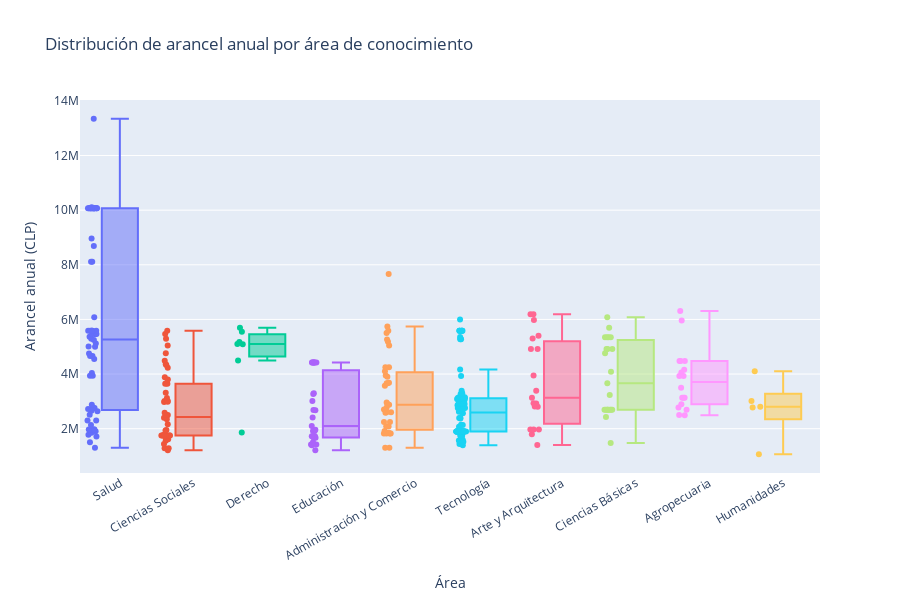

Write notebook code for a chart like this one.
### Markdown cell above
## 2. Distribución de arancel anual por área
Comparativa de costos para evaluar diferencias de precio entre áreas del conocimiento y su potencial impacto en la accesibilidad.

### Code cell
fig_box = px.box(
    los_rios,
    x='area_conocimiento',
    y='arancel_anual',
    color='area_conocimiento',
    points='all',
    title='Distribución de arancel anual por área de conocimiento',
    labels={'area_conocimiento': 'Área', 'arancel_anual': 'Arancel anual (CLP)'}
)
fig_box.update_layout(xaxis_tickangle=-30, height=600, showlegend=False)
fig_box

### Figure 1 — Plotly figure (JSON) as saved in the notebook; plotly's stock layout.template omitted (floating-point values rounded to 4 significant figures)
{"data": [{"alignmentgroup": "True", "boxpoints": "all", "hovertemplate": "Área=%{x}<br>Arancel anual (CLP)=%{y}<extra></extra>", "legendgroup": "Salud", "marker": {"color": "#636efa"}, "name": "Salud", "notched": false, "offsetgroup": "Salud", "orientation": "v", "showlegend": true, "type": "box", "x": ["Salud", "Salud", "Salud", "Salud", "Salud", "Salud", "Salud", "Salud", "Salud", "Salud", "Salud", "Salud", "Salud", "Salud", "Salud", "Salud", "Salud", "Salud", "Salud", "Salud", "Salud", "Salud", "Salud", "Salud", "Salud", "Salud", "Salud", "Salud", "Salud", "Salud", "Salud", "Salud", "Salud", "Salud", "Salud", "Salud", "Salud", "Salud", "Salud", "Salud", "Salud", "Salud", "Salud", "Salud", "Salud", "Salud", "Salud", "Salud", "Salud", "Salud", "Salud", "Salud", "Salud", "Salud", "Salud", "Salud", "Salud", "Salud", "Salud", "Salud", "Salud", "Salud", "Salud", "Salud", "Salud", "Salud", "Salud", "Salud"], "x0": " ", "xaxis": "x", "y": [5117000.0, 5244000.0, 5369000.0, 4749000.0, 1300000.0, 6075000.0, 5467000.0, 5467000.0, 8962000.0, 1781000.0, 4662000.0, 5290000.0, 5001000.0, 2879000.0, 5014000.0, 13350000.0, 4665000.0, 10110000.0, 5457000.0, 5588000.0, 5588000.0, 5588000.0, 8688000.0, 5588000.0, 5588000.0, 1500000.0, 3940000.0, 10070000.0, 4035000.0, 3940000.0, 10070000.0, 10070000.0, 10070000.0, 10070000.0, 10070000.0, 10070000.0, 10070000.0, 10070000.0, 10070000.0, 10070000.0, 10070000.0, 1905000.0, 10070000.0, 10070000.0, 10070000.0, 1852000.0, 10070000.0, 1717000.0, 4549000.0, 8113000.0, 8113000.0, 5588000.0, 2300000.0, 2139000.0, 2300000.0, 2738000.0, 2718000.0, 2756000.0, 2512000.0, 2775000.0, 2660000.0, 2637000.0, 2719000.0, 1970000.0, 1970000.0, 1970000.0, 1970000.0, 1970000.0], "y0": " ", "yaxis": "y"}, {"alignmentgroup": "True", "boxpoints": "all", "hovertemplate": "Área=%{x}<br>Arancel anual (CLP)=%{y}<extra></extra>", "legendgroup": "Ciencias Sociales", "marker": {"color": "#EF553B"}, "name": "Ciencias Sociales", "notched": false, "offsetgroup": "Ciencias Sociales", "orientation": "v", "showlegend": true, "type": "box", "x": ["Ciencias Sociales", "Ciencias Sociales", "Ciencias Sociales", "Ciencias Sociales", "Ciencias Sociales", "Ciencias Sociales", "Ciencias Sociales", "Ciencias Sociales", "Ciencias Sociales", "Ciencias Sociales", "Ciencias Sociales", "Ciencias Sociales", "Ciencias Sociales", "Ciencias Sociales", "Ciencias Sociales", "Ciencias Sociales", "Ciencias Sociales", "Ciencias Sociales", "Ciencias Sociales", "Ciencias Sociales", "Ciencias Sociales", "Ciencias Sociales", "Ciencias Sociales", "Ciencias Sociales", "Ciencias Sociales", "Ciencias Sociales", "Ciencias Sociales", "Ciencias Sociales", "Ciencias Sociales", "Ciencias Sociales", "Ciencias Sociales", "Ciencias Sociales", "Ciencias Sociales", "Ciencias Sociales", "Ciencias Sociales", "Ciencias Sociales", "Ciencias Sociales", "Ciencias Sociales", "Ciencias Sociales", "Ciencias Sociales", "Ciencias Sociales", "Ciencias Sociales", "Ciencias Sociales", "Ciencias Sociales", "Ciencias Sociales", "Ciencias Sociales", "Ciencias Sociales", "Ciencias Sociales", "Ciencias Sociales"], "x0": " ", "xaxis": "x", "y": [2980000.0, 5297000.0, 4358000.0, 3119000.0, 1952000.0, 5469000.0, 4233000.0, 1778000.0, 3645000.0, 4333000.0, 3664000.0, 3645000.0, 4764000.0, 5588000.0, 4491000.0, 2500000.0, 3317000.0, 5042000.0, 3885000.0, 3011000.0, 2166000.0, 2500000.0, 2350000.0, 1558000.0, 1442000.0, 1282000.0, 1282000.0, 1212000.0, 1930000.0, 3800000.0, 1700000.0, 3011000.0, 2989000.0, 1725000.0, 1610000.0, 1610000.0, 2580000.0, 2403000.0, 2403000.0, 2427000.0, 2427000.0, 1750000.0, 1750000.0, 1750000.0, 1750000.0, 1750000.0, 1750000.0, 1750000.0, 1750000.0], "y0": " ", "yaxis": "y"}, {"alignmentgroup": "True", "boxpoints": "all", "hovertemplate": "Área=%{x}<br>Arancel anual (CLP)=%{y}<extra></extra>", "legendgroup": "Derecho", "marker": {"color": "#00cc96"}, "name": "Derecho", "notched": false, "offsetgroup": "Derecho", "orientation": "v", "showlegend": true, "type": "box", "x": ["Derecho", "Derecho", "Derecho", "Derecho", "Derecho", "Derecho", "Derecho"], "x0": " ", "xaxis": "x", "y": [5171000.0, 5550000.0, 5695000.0, 5090000.0, 4500000.0, 5100000.0, 1857000.0], "y0": " ", "yaxis": "y"}, {"alignmentgroup": "True", "boxpoints": "all", "hovertemplate": "Área=%{x}<br>Arancel anual (CLP)=%{y}<extra></extra>", "legendgroup": "Educación", "marker": {"color": "#ab63fa"}, "name": "Educación", "notched": false, "offsetgroup": "Educación", "orientation": "v", "showlegend": true, "type": "box", "x": ["Educación", "Educación", "Educación", "Educación", "Educación", "Educación", "Educación", "Educación", "Educación", "Educación", "Educación", "Educación", "Educación", "Educación", "Educación", "Educación", "Educación", "Educación", "Educación", "Educación", "Educación", "Educación", "Educación", "Educación", "Educación", "Educación", "Educación"], "x0": " ", "xaxis": "x", "y": [2685000.0, 3268000.0, 2409000.0, 2674000.0, 3299000.0, 1920000.0, 4421000.0, 4421000.0, 4421000.0, 4421000.0, 3011000.0, 4421000.0, 4421000.0, 1398000.0, 1212000.0, 1420000.0, 1420000.0, 4421000.0, 1725000.0, 1725000.0, 1725000.0, 1667000.0, 1500000.0, 1667000.0, 2099000.0, 1965000.0, 1913000.0], "y0": " ", "yaxis": "y"}, {"alignmentgroup": "True", "boxpoints": "all", "hovertemplate": "Área=%{x}<br>Arancel anual (CLP)=%{y}<extra></extra>", "legendgroup": "Administración y Comercio", "marker": {"color": "#FFA15A"}, "name": "Administración y Comercio", "notched": false, "offsetgroup": "Administración y Comercio", "orientation": "v", "showlegend": true, "type": "box", "x": ["Administración y Comercio", "Administración y Comercio", "Administración y Comercio", "Administración y Comercio", "Administración y Comercio", "Administración y Comercio", "Administración y Comercio", "Administración y Comercio", "Administración y Comercio", "Administración y Comercio", "Administración y Comercio", "Administración y Comercio", "Administración y Comercio", "Administración y Comercio", "Administración y Comercio", "Administración y Comercio", "Administración y Comercio", "Administración y Comercio", "Administración y Comercio", "Administración y Comercio", "Administración y Comercio", "Administración y Comercio", "Administración y Comercio", "Administración y Comercio", "Administración y Comercio", "Administración y Comercio", "Administración y Comercio", "Administración y Comercio", "Administración y Comercio", "Administración y Comercio", "Administración y Comercio", "Administración y Comercio", "Administración y Comercio", "Administración y Comercio", "Administración y Comercio", "Administración y Comercio", "Administración y Comercio", "Administración y Comercio", "Administración y Comercio"], "x0": " ", "xaxis": "x", "y": [3680000.0, 5505000.0, 4100000.0, 7660000.0, 5745000.0, 5267000.0, 3950000.0, 4250000.0, 4250000.0, 5042000.0, 3571000.0, 1300000.0, 5588000.0, 2076000.0, 2958000.0, 5184000.0, 1300000.0, 2877000.0, 2877000.0, 3905000.0, 1840000.0, 1840000.0, 1917000.0, 1840000.0, 2246000.0, 2246000.0, 2093000.0, 2601000.0, 2601000.0, 2898000.0, 3663000.0, 3663000.0, 2705000.0, 2585000.0, 2765000.0, 1820000.0, 1820000.0, 1820000.0, 1820000.0], "y0": " ", "yaxis": "y"}, {"alignmentgroup": "True", "boxpoints": "all", "hovertemplate": "Área=%{x}<br>Arancel anual (CLP)=%{y}<extra></extra>", "legendgroup": "Tecnología", "marker": {"color": "#19d3f3"}, "name": "Tecnología", "notched": false, "offsetgroup": "Tecnología", "orientation": "v", "showlegend": true, "type": "box", "x": ["Tecnología", "Tecnología", "Tecnología", "Tecnología", "Tecnología", "Tecnología", "Tecnología", "Tecnología", "Tecnología", "Tecnología", "Tecnología", "Tecnología", "Tecnología", "Tecnología", "Tecnología", "Tecnología", "Tecnología", "Tecnología", "Tecnología", "Tecnología", "Tecnología", "Tecnología", "Tecnología", "Tecnología", "Tecnología", "Tecnología", "Tecnología", "Tecnología", "Tecnología", "Tecnología", "Tecnología", "Tecnología", "Tecnología", "Tecnología", "Tecnología", "Tecnología", "Tecnología", "Tecnología", "Tecnología", "Tecnología", "Tecnología", "Tecnología", "Tecnología", "Tecnología", "Tecnología", "Tecnología", "Tecnología", "Tecnología", "Tecnología", "Tecnología", "Tecnología", "Tecnología", "Tecnología", "Tecnología", "Tecnología", "Tecnología", "Tecnología", "Tecnología", "Tecnología", "Tecnología", "Tecnología", "Tecnología", "Tecnología", "Tecnología", "Tecnología", "Tecnología", "Tecnología", "Tecnología", "Tecnología", "Tecnología", "Tecnología", "Tecnología", "Tecnología", "Tecnología", "Tecnología", "Tecnología", "Tecnología", "Tecnología", "Tecnología", "Tecnología", "Tecnología", "Tecnología", "Tecnología", "Tecnología", "Tecnología", "Tecnología", "Tecnología", "Tecnología", "Tecnología", "Tecnología", "Tecnología", "Tecnología"], "x0": " ", "xaxis": "x", "y": [5299000.0, 5993000.0, 5588000.0, 5588000.0, 5588000.0, 5588000.0, 2622000.0, 2142000.0, 2374000.0, 1568000.0, 5588000.0, 5588000.0, 5270000.0, 5270000.0, 3129000.0, 2564000.0, 5360000.0, 2622000.0, 3299000.0, 3273000.0, 1591000.0, 1398000.0, 1520000.0, 1442000.0, 5588000.0, 4164000.0, 3925000.0, 2132000.0, 3013000.0, 3013000.0, 3160000.0, 3119000.0, 3119000.0, 3116000.0, 3039000.0, 3100000.0, 3101000.0, 3162000.0, 3085000.0, 3153000.0, 1667000.0, 1600000.0, 1737000.0, 1751000.0, 2074000.0, 2395000.0, 2395000.0, 2762000.0, 2762000.0, 2938000.0, 2938000.0, 2842000.0, 2902000.0, 2902000.0, 2929000.0, 2855000.0, 2706000.0, 2927000.0, 2719000.0, 3388000.0, 2738000.0, 2738000.0, 1900000.0, 1900000.0, 1900000.0, 1900000.0, 1900000.0, 1900000.0, 1900000.0, 1900000.0, 1900000.0, 1900000.0, 1900000.0, 1900000.0, 1900000.0, 1900000.0, 1900000.0, 1900000.0, 1900000.0, 1900000.0, 1900000.0, 1900000.0, 1900000.0, 1900000.0, 1900000.0, 1900000.0, 1900000.0, 1900000.0, 1900000.0, 1900000.0, 1900000.0, 1900000.0], "y0": " ", "yaxis": "y"}, {"alignmentgroup": "True", "boxpoints": "all", "hovertemplate": "Área=%{x}<br>Arancel anual (CLP)=%{y}<extra></extra>", "legendgroup": "Arte y Arquitectura", "marker": {"color": "#FF6692"}, "name": "Arte y Arquitectura", "notched": false, "offsetgroup": "Arte y Arquitectura", "orientation": "v", "showlegend": true, "type": "box", "x": ["Arte y Arquitectura", "Arte y Arquitectura", "Arte y Arquitectura", "Arte y Arquitectura", "Arte y Arquitectura", "Arte y Arquitectura", "Arte y Arquitectura", "Arte y Arquitectura", "Arte y Arquitectura", "Arte y Arquitectura", "Arte y Arquitectura", "Arte y Arquitectura", "Arte y Arquitectura", "Arte y Arquitectura", "Arte y Arquitectura", "Arte y Arquitectura", "Arte y Arquitectura", "Arte y Arquitectura", "Arte y Arquitectura"], "x0": " ", "xaxis": "x", "y": [5299000.0, 4922000.0, 3950000.0, 5980000.0, 6186000.0, 1797000.0, 6186000.0, 5406000.0, 2800000.0, 1400000.0, 4922000.0, 3388000.0, 3135000.0, 2934000.0, 2927000.0, 2809000.0, 1970000.0, 1970000.0, 1970000.0], "y0": " ", "yaxis": "y"}, {"alignmentgroup": "True", "boxpoints": "all", "hovertemplate": "Área=%{x}<br>Arancel anual (CLP)=%{y}<extra></extra>", "legendgroup": "Ciencias Básicas", "marker": {"color": "#B6E880"}, "name": "Ciencias Básicas", "notched": false, "offsetgroup": "Ciencias Básicas", "orientation": "v", "showlegend": true, "type": "box", "x": ["Ciencias Básicas", "Ciencias Básicas", "Ciencias Básicas", "Ciencias Básicas", "Ciencias Básicas", "Ciencias Básicas", "Ciencias Básicas", "Ciencias Básicas", "Ciencias Básicas", "Ciencias Básicas", "Ciencias Básicas", "Ciencias Básicas", "Ciencias Básicas", "Ciencias Básicas", "Ciencias Básicas", "Ciencias Básicas", "Ciencias Básicas", "Ciencias Básicas", "Ciencias Básicas", "Ciencias Básicas", "Ciencias Básicas", "Ciencias Básicas", "Ciencias Básicas"], "x0": " ", "xaxis": "x", "y": [3664000.0, 5351000.0, 5351000.0, 4922000.0, 5351000.0, 6078000.0, 2697000.0, 2697000.0, 2697000.0, 2428000.0, 3232000.0, 2697000.0, 5351000.0, 4922000.0, 5695000.0, 2697000.0, 4764000.0, 2697000.0, 4085000.0, 2697000.0, 1480000.0, 2690000.0, 4922000.0], "y0": " ", "yaxis": "y"}, {"alignmentgroup": "True", "boxpoints": "all", "hovertemplate": "Área=%{x}<br>Arancel anual (CLP)=%{y}<extra></extra>", "legendgroup": "Agropecuaria", "marker": {"color": "#FF97FF"}, "name": "Agropecuaria", "notched": false, "offsetgroup": "Agropecuaria", "orientation": "v", "showlegend": true, "type": "box", "x": ["Agropecuaria", "Agropecuaria", "Agropecuaria", "Agropecuaria", "Agropecuaria", "Agropecuaria", "Agropecuaria", "Agropecuaria", "Agropecuaria", "Agropecuaria", "Agropecuaria", "Agropecuaria", "Agropecuaria", "Agropecuaria", "Agropecuaria", "Agropecuaria", "Agropecuaria", "Agropecuaria"], "x0": " ", "xaxis": "x", "y": [4475000.0, 2491000.0, 3925000.0, 3925000.0, 2691000.0, 4475000.0, 4475000.0, 4156000.0, 5957000.0, 3129000.0, 4053000.0, 2502000.0, 3129000.0, 3129000.0, 3500000.0, 6308000.0, 2899000.0, 2780000.0], "y0": " ", "yaxis": "y"}, {"alignmentgroup": "True", "boxpoints": "all", "hovertemplate": "Área=%{x}<br>Arancel anual (CLP)=%{y}<extra></extra>", "legendgroup": "Humanidades", "marker": {"color": "#FECB52"}, "name": "Humanidades", "notched": false, "offsetgroup": "Humanidades", "orientation": "v", "showlegend": true, "type": "box", "x": ["Humanidades", "Humanidades", "Humanidades", "Humanidades", "Humanidades"], "x0": " ", "xaxis": "x", "y": [3011000.0, 4102000.0, 2780000.0, 2800000.0, 1061000.0], "y0": " ", "yaxis": "y"}], "layout": {"boxmode": "overlay", "height": 600, "legend": {"title": {"text": "Área"}, "tracegroupgap": 0}, "showlegend": false, "title": {"text": "Distribución de arancel anual por área de conocimiento"}, "xaxis": {"anchor": "y", "categoryarray": ["Salud", "Ciencias Sociales", "Derecho", "Educación", "Administración y Comercio", "Tecnología", "Arte y Arquitectura", "Ciencias Básicas", "Agropecuaria", "Humanidades"], "categoryorder": "array", "domain": [0, 1], "tickangle": -30, "title": {"text": "Área"}}, "yaxis": {"anchor": "x", "domain": [0, 1], "title": {"text": "Arancel anual (CLP)"}}}}
